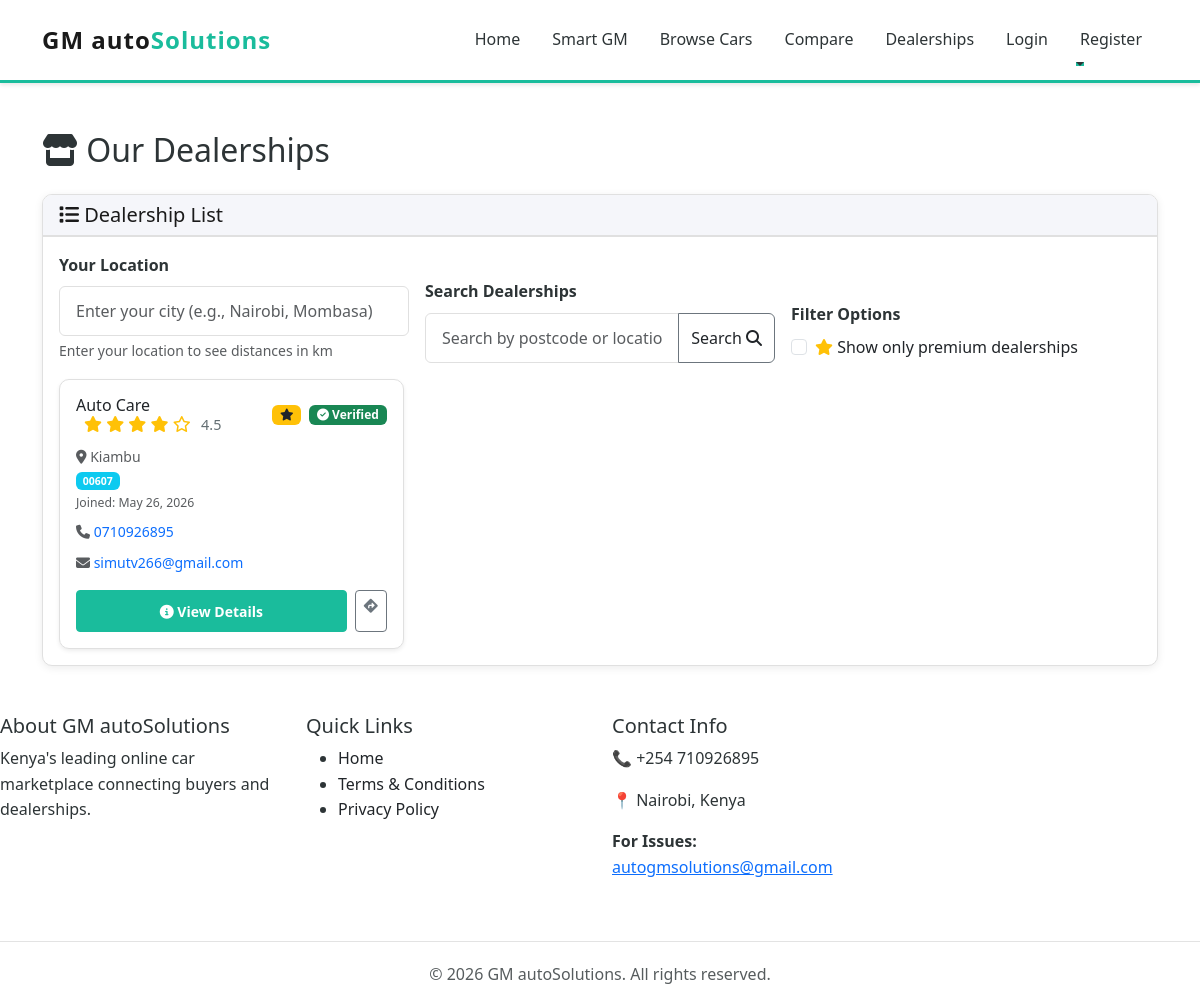
The app's page /dealerships/ with its own data.
### myapp/models.py (models this page shows, shortened)
class Dealership(models.Model):
    user = models.OneToOneField(User, on_delete=models.CASCADE, related_name='dealership')
    company_name = models.CharField(max_length=255)
    description = models.TextField()
    logo = models.ImageField(upload_to='dealership_logos/', null=True, blank=True)
    website = models.URLField(blank=True)
    instagram_url = models.URLField(blank=True)
    facebook_url = models.URLField(blank=True)
    twitter_url = models.URLField(blank=True)
    youtube_url = models.URLField(blank=True)
    linkedin_url = models.URLField(blank=True)
    tiktok_url = models.URLField(blank=True)
    email = models.EmailField()
    phone_number = models.CharField(max_length=15)
    location = models.CharField(max_length=255)  # City/Area in Kenya
    area_code = models.CharField(max_length=20, blank=True, help_text="Area code (e.g., 00100 for Nairobi CBD)")
    latitude = models.FloatField(null=True, blank=True)  # For Google Maps
    longitude = models.FloatField(null=True, blank=True)  # For Google Maps
    address = models.TextField()
    business_certificate = models.FileField(upload_to='dealership_certificates/', null=True, blank=False)
    is_approved = models.BooleanField(default=False)  # Dealership must be approved to be active
    is_premium = models.BooleanField(default=False)  # Premium dealerships appear as top picks on the home page
    is_verified = models.BooleanField(default=False)  # Admin-controlled verified badge for trusted dealerships
    RESPONSE_TIME_CHOICES = [
        ('10_min', '10 min'),
        ('1_hr', '1 hr'),
        ('3_hr', '3 hr'),
        ('6_hr', '6 hr'),
        ('24_hr', '24 hr'),
    ]
    response_time_badge_enabled = models.BooleanField(default=False)
    response_time_badge_choice = models.CharField(
        max_length=20,
        choices=RESPONSE_TIME_CHOICES,
        blank=True,
        default=''
    )
    rating = models.FloatField(default=0, validators=[MinValueValidator(0), MaxValueValidator(5)])
    created_at = models.DateTimeField(auto_now_add=True)
    updated_at = models.DateTimeField(auto_now=True)

### myapp/views.py (the view)
# urls.py: path('dealerships/', views.dealerships_map, name='dealerships_map'),
def dealerships_map(request):
    query = request.GET.get('q', '').strip()
    premium_filter = request.GET.get('premium') == '1'
    buyer_location = request.GET.get('buyer_location', '').strip()
    dealerships = Dealership.objects.filter(is_approved=True)
    if query:
        dealerships = dealerships.filter(
            Q(area_code__icontains=query) |
            Q(location__icontains=query) |
            Q(company_name__icontains=query)
        )
    if premium_filter:
        dealerships = dealerships.filter(is_premium=True)
    dealerships = dealerships.only(
        'id', 'company_name', 'location', 'address', 'phone_number', 'email',
        'area_code', 'latitude', 'longitude', 'is_premium'
    )
    buyer_lat, buyer_lon = None, None
    if buyer_location:
        buyer_lat, buyer_lon = geocode_address(buyer_location)
    dealership_list = []
    for d in dealerships:
        distance = None
        if buyer_lat and buyer_lon and d.latitude and d.longitude:
            distance = haversine_distance(buyer_lat, buyer_lon, d.latitude, d.longitude)
        dealership_list.append({
            'dealership': d,
            'distance': distance
        })
    if buyer_location and buyer_lat:
        dealership_list.sort(key=lambda x: (x['distance'] is None, x['distance'] or 0))
    else:
        dealership_list.sort(key=lambda x: x['dealership'].company_name.lower())
    dealerships_json = json.dumps([
        {
            'id': item['dealership'].id,
            'company_name': item['dealership'].company_name,
            'location': item['dealership'].location,
            'address': item['dealership'].address,
            'phone_number': item['dealership'].phone_number,
            'email': item['dealership'].email,
            'area_code': item['dealership'].area_code,
            'latitude': float(item['dealership'].latitude) if item['dealership'].latitude else None,
            'longitude': float(item['dealership'].longitude) if item['dealership'].longitude else None,
            'is_premium': item['dealership'].is_premium,
            'distance': item['distance']
        } for item in dealership_list
    ])
    return render(request, 'dealerships_map.html', {
        'dealership_list': dealership_list,
        'dealerships_json': dealerships_json,
        'search_query': query,
        'premium_filter': premium_filter,
        'buyer_location': buyer_location,
    })

### myapp/context_processors.py (called while the page is built)
def car_hierarchy(request):
    return {
        'car_hierarchy_json': json.dumps(get_combined_car_hierarchy())
    }

### myapp/Templates/dealerships_map.html (shortened to what this page needs)
{% extends 'base.html' %}
{% block content %}
<div class="container py-5">
    <div class="row">
        <div class="col-12">
            <h2 class="mb-4">
                <i class="fas fa-store"></i> Our Dealerships
            </h2>
        </div>
    </div>
    <div class="row">
        <div class="col-12">
            <div class="card">
                <div class="card-header">
                    <h5 class="mb-0">
                        <i class="fas fa-list"></i> Dealership List
                    </h5>
                </div>
                <div class="card-body">
                    <form method="get" class="row g-3 align-items-end mb-3">
                        <div class="col-md-4">
                            <label for="buyer-location" class="form-label fw-bold">Your Location</label>
                            <input type="text" name="buyer_location" id="buyer-location" class="form-control" placeholder="Enter your city (e.g., Nairobi, Mombasa)" value="{{ buyer_location }}" title="Enter your location to see distances to dealerships">
                            <div class="form-text">Enter your location to see distances in km</div>
                        </div>
                        <div class="col-md-4">
                            <label for="area-search" class="form-label fw-bold">Search Dealerships</label>
                            <div class="input-group">
                                <input type="text" name="q" id="area-search" class="form-control" placeholder="Search by postcode or location..." value="{{ search_query }}">
                                <button class="btn btn-outline-secondary text-dark" type="submit"> Search
                                    <i class="fas fa-search"></i>
                                </button>
                            </div>
                        </div>
                        <div class="col-md-4">
                            <label class="form-label fw-bold">Filter Options</label>
                            <div class="form-check">
                                <input class="form-check-input" type="checkbox" name="premium" id="premium-filter" value="1" onchange="this.form.submit()" {% if premium_filter %}checked{% endif %}>
                                <label class="form-check-label" for="premium-filter">
                                    <i class="fas fa-star text-warning"></i> Show only premium dealerships
                                </label>
                            </div>
                        </div>
                    </form>
                    <div id="dealership-list" class="row g-4">
                        {% for item in dealership_list %}
                            {% with dealership=item.dealership %}
                            <div class="col-md-6 col-lg-4 dealership-item"
                                 data-name="{{ dealership.company_name }}"
                                 data-area="{{ dealership.area_code|default:'' }}"
                                 data-location="{{ dealership.location|default:'' }}">
                                <div class="card h-100 shadow-sm">
                                    <div class="card-body">
                                        <div class="d-flex justify-content-between align-items-start mb-2">
                                            <div class="d-flex align-items-center gap-2 mb-1">
                                                <h6 class="card-title mb-0 flex-grow-1">{{ dealership.company_name }} {% include 'includes/dealership_rating.html' with dealership=dealership %}</h6>
                                                {% if dealership.is_premium %}
                                                    <span class="badge bg-warning text-dark"><i class="fas fa-star"></i></span>
                                                {% endif %}
                                                {% if dealership.is_verified %}
                                                    <span class="badge bg-success text-white"><i class="fas fa-check-circle"></i> Verified</span>
                                                {% endif %}
                                            </div>
                                        </div>
                                        <p class="text-muted small mb-2">
                                            <i class="fas fa-map-marker-alt"></i> {{ dealership.location }}
                                            {% if dealership.area_code %}
                                                <br><span class="badge bg-info">{{ dealership.area_code }}</span>
                                            {% endif %}
                                            <br>
                                            <small>Joined: {{ dealership.created_at|date:"M d, Y" }}</small>
                                        </p>
                                        <p class="text-muted small mb-2">
                                            <i class="fas fa-phone"></i> <a href="tel:{{ dealership.phone_number }}" class="text-decoration-none">{{ dealership.phone_number }}</a>
                                        </p>
                                        {% if dealership.email %}
                                            <p class="text-muted small mb-3">
                                                <i class="fas fa-envelope"></i> <a href="mailto:{{ dealership.email }}" class="text-decoration-none">{{ dealership.email }}</a>
                                            </p>
                                        {% endif %}
                                        <div class="d-flex gap-2">
                                            <a href="/dealership/{{ dealership.id }}/" class="btn btn-primary btn-sm flex-grow-1">
                                                <i class="fas fa-info-circle"></i> View Details
                                            </a>
                                            {% if dealership.latitude and dealership.longitude %}
                                                <a href="https://www.google.com/maps/dir/?api=1&destination={{ dealership.latitude }},{{ dealership.longitude }}" target="_blank" class="btn btn-outline-secondary btn-sm">
                                                    <i class="fas fa-directions"></i>
                                                </a>
                                            {% endif %}
                                        </div>
                                    </div>
                                </div>
                            </div>
                            {% endwith %}
                        {% endfor %}
                    </div>
                </div>
            </div>
        </div>
    </div>
</div>
{% endblock %}

### myapp/Templates/includes/dealership_rating.html
<div class="dealership-rating ms-2">
    <span class="stars text-warning" aria-hidden="true">
        {% for _ in "12345" %}
            {% if forloop.counter <= dealership.rating %}
                <i class="fas fa-star"></i>
            {% else %}
                <i class="far fa-star"></i>
            {% endif %}
        {% endfor %}
    </span>
    <small class="rating-number ms-1 d-none d-sm-inline">{{ dealership.rating|floatformat:1 }}{% if dealership.reviews.count %} • {{ dealership.reviews.count }}{% endif %}</small>
</div>

### myapp/Templates/base.html (style rules this page uses)
:root { --primary-white: #ffffff; --primary-black: #1a1a1a; --accent-teal: #1abc9c; --dark-gray: #2d3436; --light-gray: #f5f6fa; --text-dark: #2d3436; --text-light: #636e72; --border-color: #e0e0e0; }
* { margin: 0; padding: 0; box-sizing: border-box; }
html, body { height: 100%; background-color: var(--primary-white); }
body { font-family: 'Segoe UI', Tahoma, Geneva, Verdana, sans-serif; color: var(--text-dark); line-height: 1.6; }
.btn-primary { background-color: var(--accent-teal) !important; border-color: var(--accent-teal) !important; color: var(--primary-white) !important; font-weight: 600; padding: 0.6rem 1.5rem; transition: all 0.3s ease; }
.dealership-rating { display:inline-flex; align-items:center; gap:0.4rem; }
.dealership-rating .stars { font-size: 1rem; }
.dealership-rating .rating-number { font-size: 0.9rem; color: var(--text-light); }
.card { border: 1px solid var(--border-color); border-radius: 10px; transition: all 0.3s ease; overflow: hidden; box-shadow: 0 2px 8px rgba(0, 0, 0, 0.08); }
.card-header { background-color: var(--light-gray) !important; border-bottom: 2px solid var(--border-color); font-weight: 600; color: var(--primary-black); }
.form-control, .form-select { border: 1px solid var(--border-color); border-radius: 6px; padding: 0.75rem 1rem; transition: all 0.3s ease; }
.form-label { font-weight: 600; color: var(--text-dark); margin-bottom: 0.5rem; }
.stars { color: #ffc107; font-size: 1.1rem; }

### records on screen
Dealership: dealership.company_name "Auto Care", dealership.rating "4.5", is_premium True (drawn), is_verified True (drawn), dealership.location "Kiambu", dealership.area_code "00607", dealership.created_at "May 26, 2026", dealership.phone_number "0710926895", dealership.email "simutv266@gmail.com"
